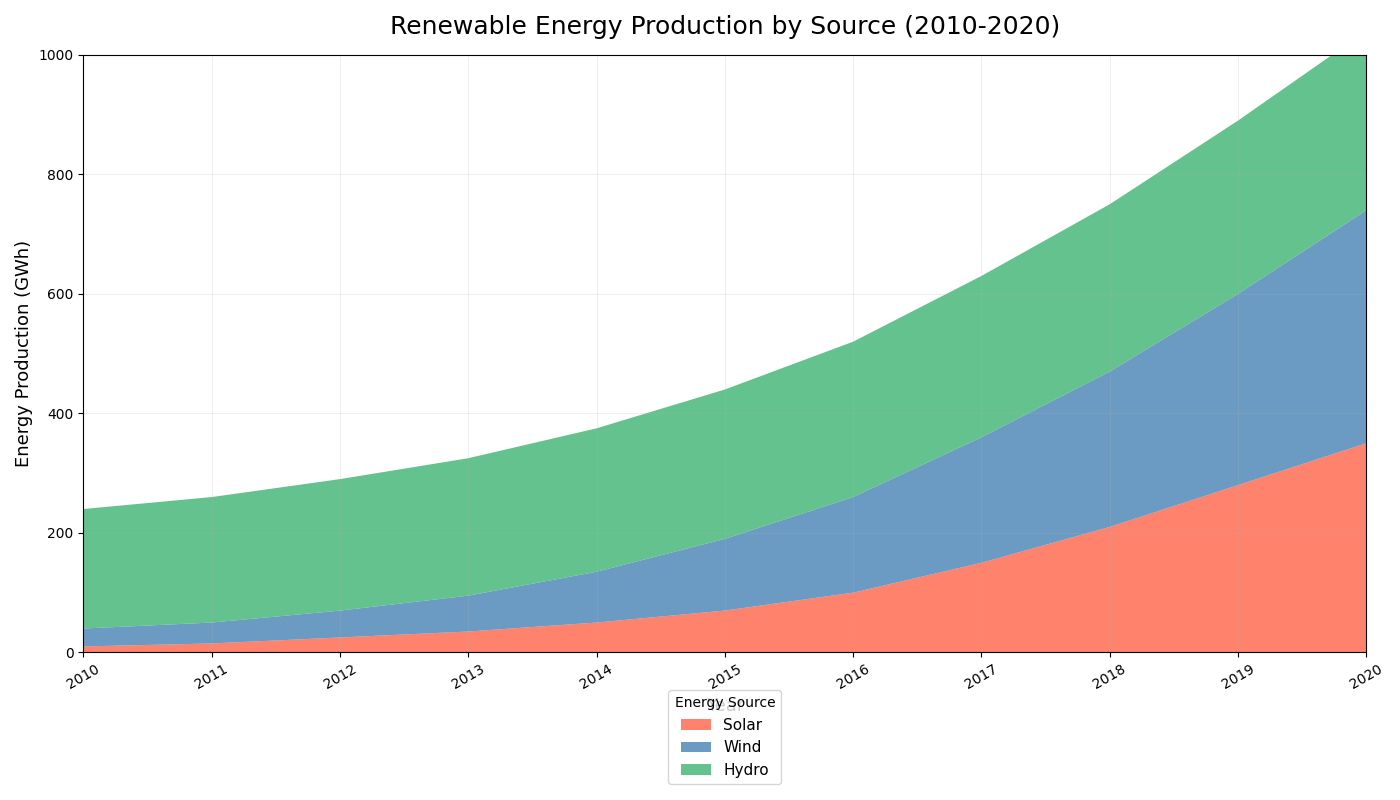

Python code for this plot:
import matplotlib.pyplot as plt
import numpy as np

years = np.arange(2010, 2021)

solar_energy = np.array([10, 15, 25, 35, 50, 70, 100, 150, 210, 280, 350])
wind_energy = np.array([30, 35, 45, 60, 85, 120, 160, 210, 260, 320, 390])
hydro_energy = np.array([200, 210, 220, 230, 240, 250, 260, 270, 280, 290, 300])

fig, ax = plt.subplots(figsize=(14, 8))

ax.stackplot(years, solar_energy, wind_energy, hydro_energy,
             labels=['Solar', 'Wind', 'Hydro'],
             colors=['#FF6347', '#4682B4', '#3CB371'], alpha=0.8)

ax.set_title("Renewable Energy Production by Source (2010-2020)",
             fontsize=18, fontweight='medium', pad=15)
ax.set_xlabel('Year', fontsize=13)
ax.set_ylabel('Energy Production (GWh)', fontsize=13)
ax.set_xlim(years[0], years[-1])
ax.set_ylim(0, 1000)

ax.set_xticks(years)
plt.xticks(rotation=30)

ax.legend(loc='upper center', bbox_to_anchor=(0.5, -0.05), title="Energy Source", fontsize=11)

ax.grid(True, linestyle='-', linewidth=0.5, alpha=0.3)

plt.tight_layout()

plt.show()
